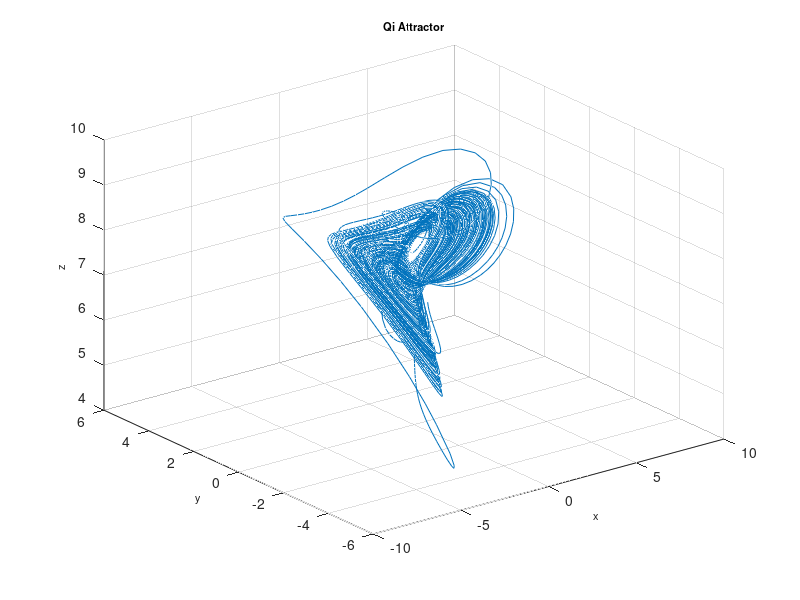

Here is the MATLAB script that generated this plot:
function Qi
%==========================================================================
% Matlab program to plot a phase portrait of the 3D chaotic system
%==========================================================================
clear
clc
clf
%==================== Parameters ==========================================
a =30; b=10; c=1; d=10;
%===================== Initial conditions =================================
initial=[-0.5, -1, 7, 0.1]; 
% =============== Solves ODEs =============================================
deq1=@(t,x) [a*(x(2)-x(1))+x(2)*x(3)*x(4); b*(x(1)+x(2))-x(1)*x(3)*x(4);...
    -c*x(3)+x(1)*x(2)*x(4); -d*x(4)+x(1)*x(2)*x(3)];
[~,sol] = ode45(deq1,[0, 200],initial);
%============= Runs simulation ============================================
    plot3(sol(:,1),sol(:,2),sol(:,3)),grid
    title('Qi Attractor','fontsize',8)
    xlabel('x','fontsize',8)
    ylabel('y','fontsize',8)
    zlabel('z','fontsize',8)
%================= End of program =========================================